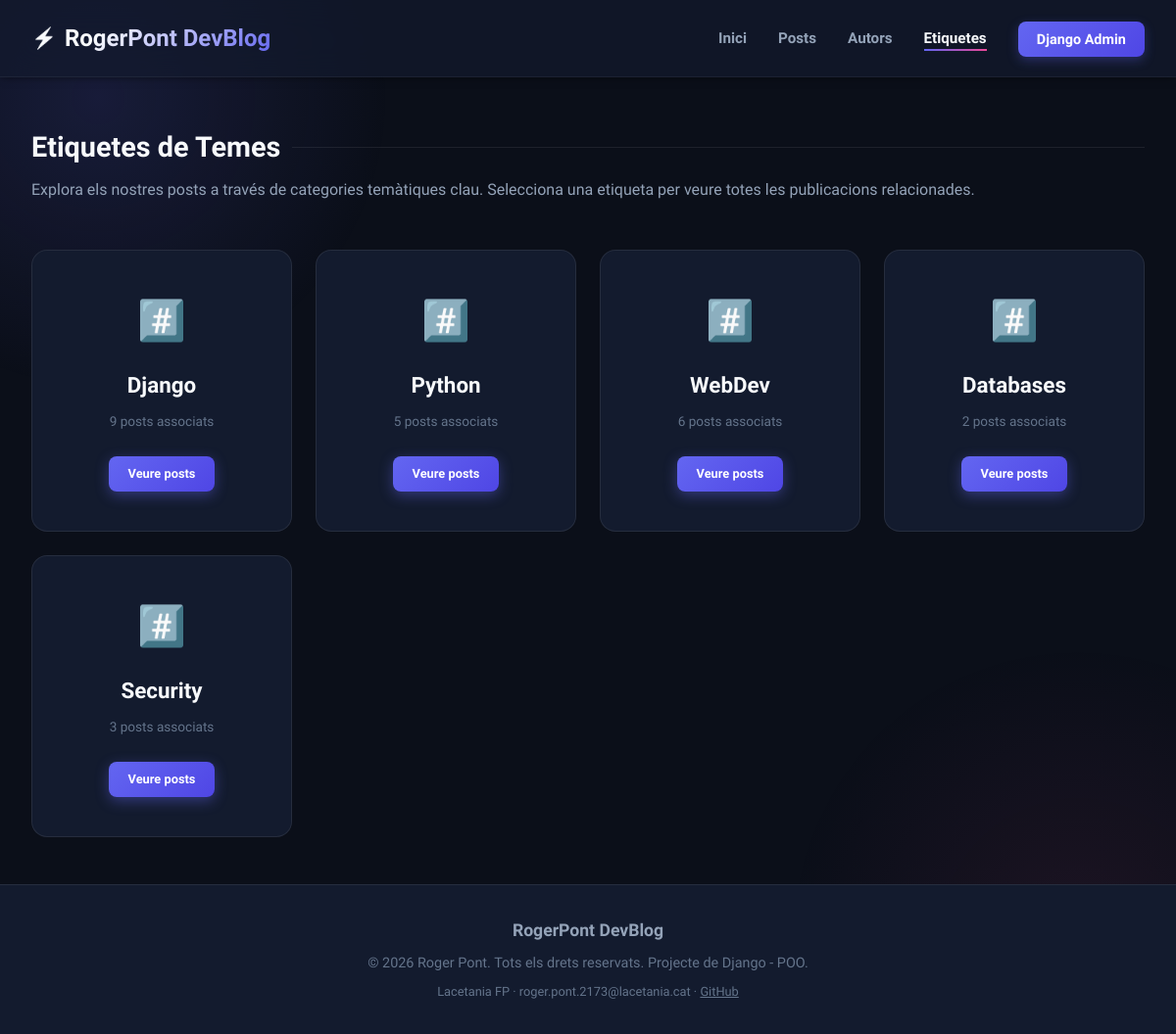
The app's page /tags, older data.
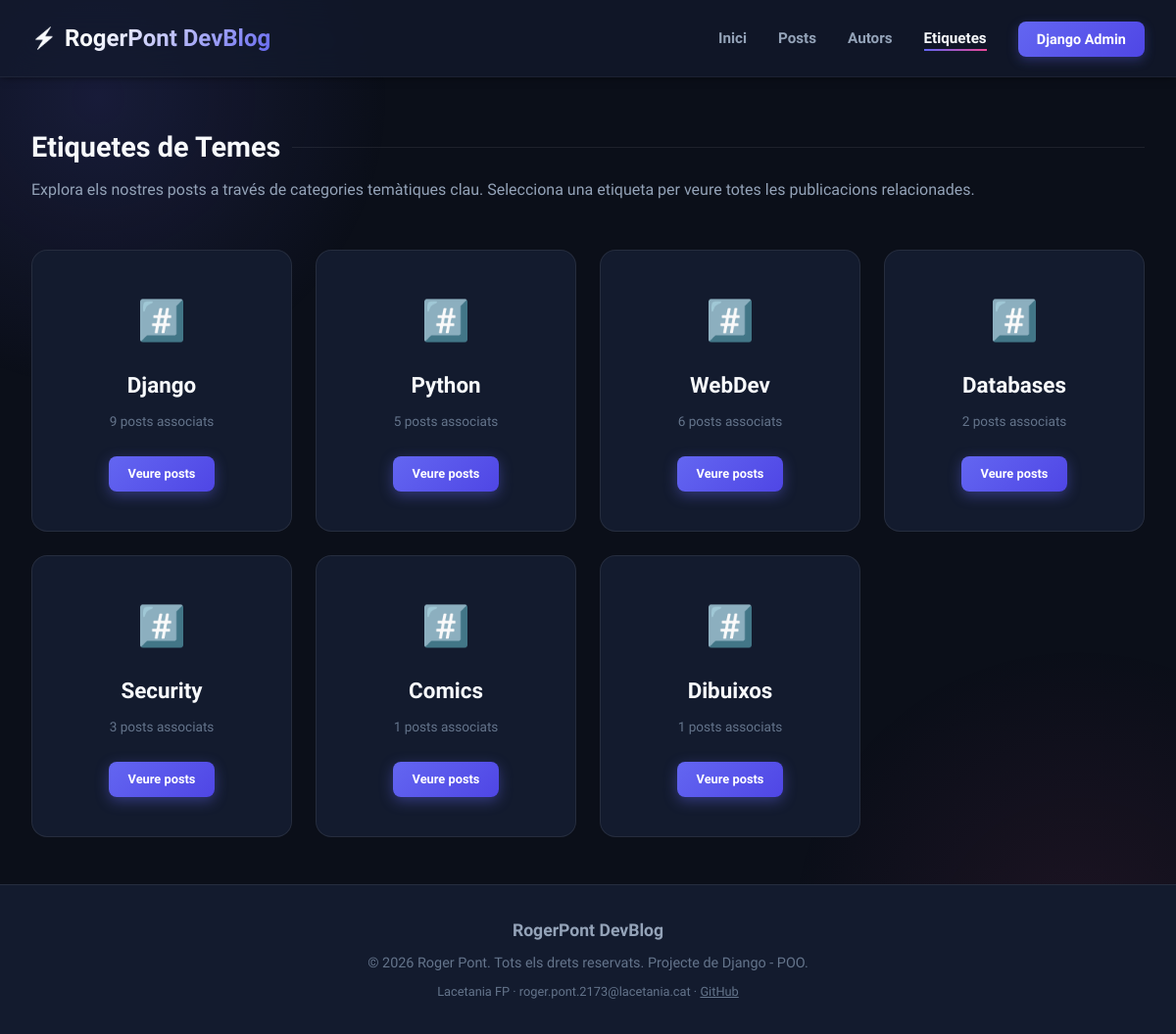
The same page, newer data.
### blog/models.py (models this page shows, shortened)
class Tag(models.Model):
    caption = models.CharField(max_length=50)

### blog/views.py (the view)
# urls.py: path("tags", views.TagsListView.as_view(), name="tags-page"),
class TagsListView(ListView):
    model = Tag
    template_name = "blog/tag_list.html"
    context_object_name = "tags"

### blog/templates/blog/tag_list.html (shortened to what this page needs)
{% extends "base.html" %}
{% block content %}
<section>
    <h2 class="section-title">Etiquetes de Temes</h2>
    <p style="color: var(--text-secondary); margin-top: -1.5rem; margin-bottom: 3rem;">
        Explora els nostres posts a través de categories temàtiques clau. Selecciona una etiqueta per veure totes les publicacions relacionades.
    </p>
    <div class="list-wrapper" style="grid-template-columns: repeat(auto-fill, minmax(220px, 1fr));">
        {% for tag in tags %}
            <div class="tag-card">
                <div class="tag-icon">#️⃣</div>
                <h3 class="tag-caption">{{ tag.caption }}</h3>
                <p style="font-size: 0.85rem; color: var(--text-muted); margin: 0.5rem 0 1.5rem;">
                    {{ tag.posts.count }} posts associats
                </p>
                <a href="{% url 'tag-posts-page' tag.caption %}" class="btn-primary" style="font-size: 0.8rem; padding: 0.5rem 1.25rem;">
                    Veure posts
                </a>
            </div>
        {% empty %}
            <p>No hi ha cap etiqueta creada.</p>
        {% endfor %}
    </div>
</section>
{% endblock %}

Row changes from the older to the newer data that the page shows:
added Tag: caption "Comics", posts.count "1"
added Tag: caption "Dibuixos", posts.count "1"
